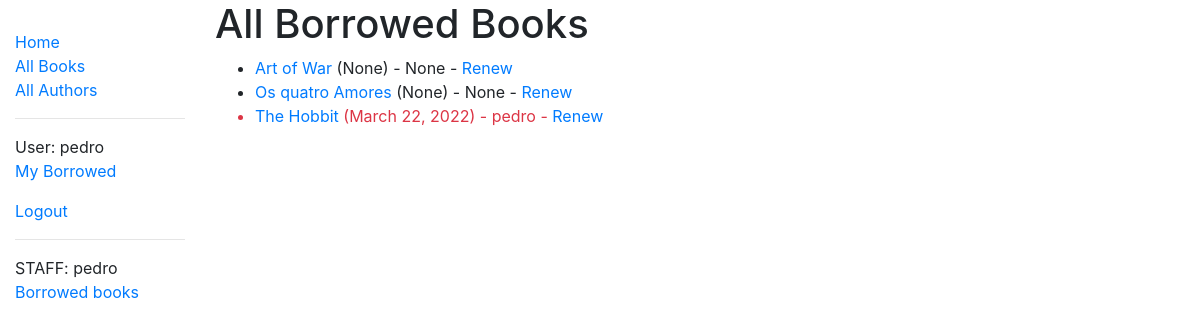
Page /catalog/borrowed/ (signed in) on the committed database.
### catalog/models.py (models this page shows, shortened)
class BookInstance(models.Model):
    id = models.UUIDField(primary_key=True, default=uuid.uuid4, help_text='Unique ID for this particular book across whole library') # noqa
    book = models.ForeignKey('Book', on_delete=models.SET_NULL, null=True)
    imprint = models.CharField(max_length=80)
    due_back = models.DateField(null=True, blank=True)
    borrower = models.ForeignKey(User, on_delete=models.SET_NULL, null=True, blank=True) # noqa
    LOAN_STATUS = (
        ('m', 'Maintenance'),
        ('o', 'On loan'),
        ('a', 'Available'),
        ('r', 'Reserved'),
    )
    status = models.CharField(
        max_length=1,
        choices=LOAN_STATUS,
        blank=True,
        default='m',
        help_text='Book availability',
    )
    class Meta:
        ordering = ['due_back']
        permissions = (("can_make_returned", "Set book as returned"),)
    @property
    def is_overdue(self):
        if self.due_back and date.today() > self.due_back:
            return True
        return False

class Book(models.Model):
    title = models.CharField(max_length=200)
    author = models.ForeignKey('Author', on_delete=models.SET_NULL, null=True)
    summary = models.TextField(max_length=1000, help_text='Enter a brief description of the book') # noqa
    isbn = models.CharField('ISBN', max_length=13, help_text='13 Character <a href="https://www.isbn-international.org/content/what-isbn">ISBN number</a>') # noqa
    genre = models.ManyToManyField(Genre, help_text='Select a genre for this book') # noqa

### catalog/views.py (the view)
# urls.py: path(r'borrowed/', views.LoanedAllBooksListView.as_view(), name='all-borrowed'), # noqa:
class LoanedAllBooksListView(PermissionRequiredMixin, generic.ListView):
    model = BookInstance
    permission_required = 'catalog.can_mark_returned'
    template_name = 'catalog/bookinstance_list_borrowed_all.html'
    paginate_by = 5
    def get_queryset(self):
        return BookInstance.objects.filter(status__exact='o').order_by('due_back') # noqa:

### templates/catalog/bookinstance_list_borrowed_all.html
{% extends 'base.html' %}
{% block content %}
    <h1>All Borrowed Books</h1>
    {% if bookinstance_list %}
    <ul>
      {% for bookinst in bookinstance_list %}
      <li class="{% if bookinst.is_overdue %}text-danger{% endif %}">
        <a href="{% url 'book-detail' bookinst.book.pk %}">{{bookinst.book.title}}</a> ({{ bookinst.due_back }}) {% if user.is_staff %}- {{ bookinst.borrower }}{% endif %} {% if perms.catalog.can_mark_returned %}- <a href="{% url 'renew-book-librarian' bookinst.id %}">Renew</a>  {% endif %}
      </li>
      {% endfor %}
    </ul>
    {% else %}
      <p>There are no books borrowed.</p>
    {% endif %}
{% endblock %}

### templates/base.html (shortened to what this page needs)
<!DOCTYPE html>
<html lang="en">
<head>
  <link rel="stylesheet" href="https://stackpath.bootstrapcdn.com/bootstrap/4.1.3/css/bootstrap.min.css">
  {% load static %}
  <link rel="stylesheet" href="{% static 'css/styles.css' %}">
</head>
<body>
  <div class="container-fluid">
    <div class="row">
      <div class="col-sm-2">
        {%block sidebar %}
        <nav>
          {%if user.is_authenticated %}
            <ul class="sidebar-nav">
                <li><a href="{% url 'index' %}">Home</a></li>
                <li><a href="{% url 'book' %}">All Books</a></li>
                <li><a href="{% url 'authors' %}">All Authors</a></li>
              <hr>
              {% if user.is_authenticated %}
                <li>User: {{ user.get_username }}</li>
                <li><a href="{% url 'my-borrowed' %}">My Borrowed</a></li>
                <li><a href="{% url 'logout' %}?next={{request.path}}">Logout</a></li>
              {% else %}
                <li><a href="{% url 'login' %}?next={{request.path}}">Login</a></li>
              {% endif %}
              {% if user.is_staff %}
              <hr>
              <li>STAFF: {{ user.get_username }}</li>
              {% if perms.catalog.can_mark_returned %}
                <li><a href="{% url 'all-borrowed' %}">Borrowed books</a></li>
              {% endif %}
            {% endif %}
            </ul>
          {% endif %}
        </nav>
        {% endblock %}
      </div>
      <div class="col-sm-10">{% block content %}{% endblock %}</div>
    </div>
  </div>
</body>
</html>

### catalog/static/css/styles.css (style rules this page uses)
.sidebar-nav { margin-top: 30px; padding: 0; list-style: none; }

### rows in the picture
BookInstance: book "Art of War", due_back "None", borrower "None"
BookInstance: book "Os quatro Amores", due_back "None", borrower "None"
BookInstance: book "The Hobbit", due_back "March 22, 2022", borrower "pedro"

### other values in the picture
{{ user.get_username }} "pedro"
